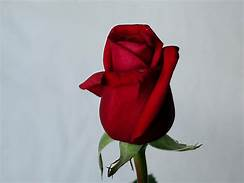
#> input picture basics/img.jpeg, 244 x 183 px
$ python saveTodir.py
#> lines starting #> are read from the running program, lines starting #| are printed output that depends on the picture
import cv2

img = cv2.imread("img.jpeg",0)
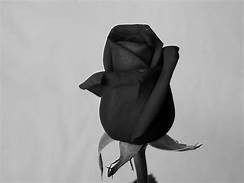
#> img: shape (183, 244); min 0, max 255, mean 154.5
# newImg = cv2.resize(img,(0,0),fx = 0.75,fy = 0.75)

# Other Method
newImg = cv2.resize(img,(500,300))
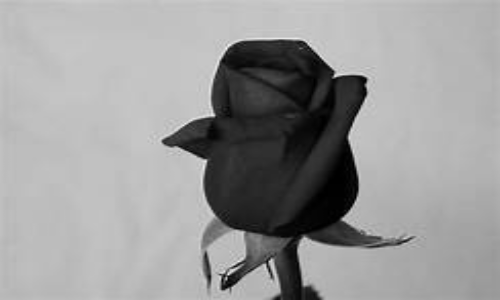
#> newImg: shape (300, 500); min 0, max 245, mean 154.4
cv2.imshow("Original Image",img)
cv2.imshow("Resized Image",newImg)
output = "/home/sanchit/MyProjects/imageProcessing/basics/output/san.jpg"
cv2.imwrite(output,img)
cv2.waitKey(0)
